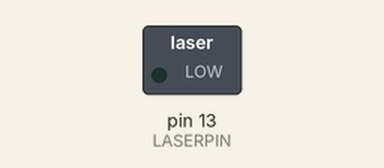
This sketch was run on a simulated Arduino Uno, built with avr-gcc and run on an emulated ATmega328P. On the bench: switched loads named in the sketch (green lamp = pin HIGH). What the sketch prints to the serial monitor is not drawn.

Above: at 3.35 s.
At 14.05 s:
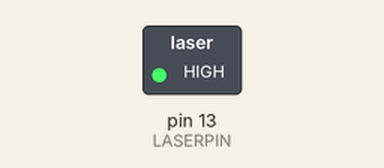
Timing chart, 0 to 14.5 s (numbered marks = the images above):
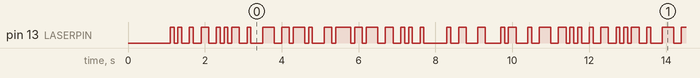

Measured:
- by itself, pin 13 (LASERPIN): moves between LOW and HIGH, repeating every 10.4 s
- by itself, everything shown: repeats every 10.4 s, in 56 steps

The sketch:

laser.ino
```cpp
#define LASERPIN 13

// Message we want to send is R
// Binary for R: 01010010


unsigned long previousMillis = 0;
unsigned long currentMillis;


void setup() {
    Serial.begin(9600);
    delay(1000);
    pinMode (LASERPIN, OUTPUT);
}

void loop() {
    //    R        e        d        s        t        o        n        e                 L        a        b        s
    //"01010010 01100101 01100100 01110011 01110100 01101111 01101110 01100101 00100000 01001100 01100001 01100010 01110011";
    // Remove spaces between bytes
    String bits = "01010010011001010110010001110011011101000110111101101110011001010010000001001100011000010110001001110011";
    // For each bit in the string bits, turn laser on for 1 and off for 0
    for(int i = 0; i < bits.length(); i++) {
        uint8_t laserOutput;
        if (bits[i] == '0') {
          Serial.println("zero");
          laserOutput = LOW;
        }
        else {
          Serial.println("one");
          laserOutput = HIGH;
        }
        Serial.println(bits[i]);
        digitalWrite(LASERPIN, laserOutput);
        currentMillis = millis();
        previousMillis = currentMillis;
        while (currentMillis - previousMillis < 100) //delay here
        {
            currentMillis = millis();
        }
    }

    digitalWrite(LASERPIN, LOW);

   // delay(1000);
}
```
